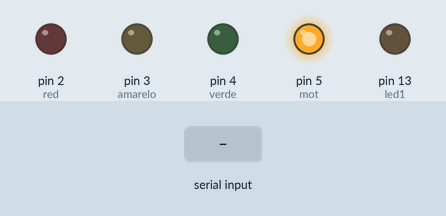
Simulated run of this sketch. Board: Arduino Uno, built with avr-gcc and run on an emulated ATmega328P. Shown: output pins drawn as LEDs (lit = HIGH). The inputs (shaded band) are chosen by the test bench.

Above: at 1.2 s.
1.3 s: "1" received over Serial
At 2.2 s:
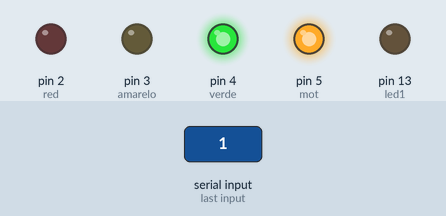
2.8 s: "2" received over Serial
At 3.3 s:
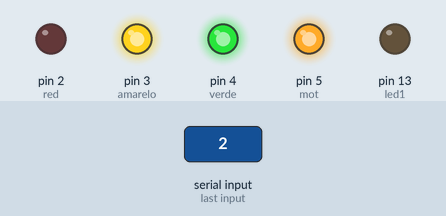
4.3 s: "0" received over Serial
At 5.5 s:
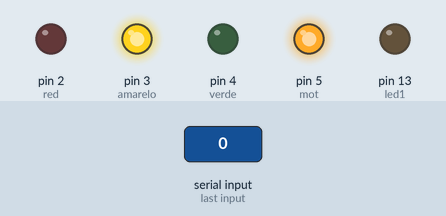
5.8 s: "5" received over Serial
At 6.8 s:
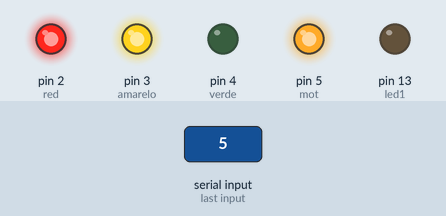
7.3 s: "3" received over Serial
At 7.9 s:
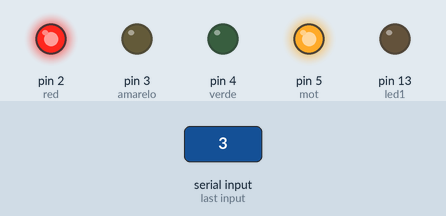
8.8 s: "7" received over Serial
At 9.1 s:
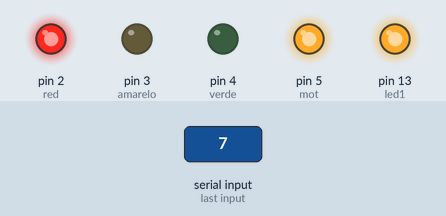
Timing chart, 0 to 11.3 s (numbered marks = the images above; inputs shaded):
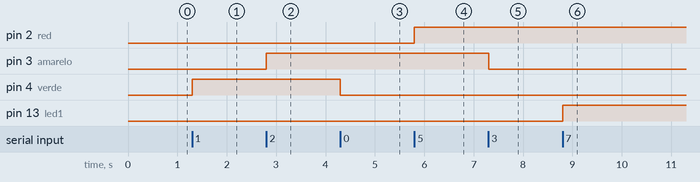

The sketch:

versao_arduino.ino
```cpp
int led1 = 13; //
int red = 2;
int amarelo = 3;
int verde =4;
int mot = 5;
void setup(){
  Serial.begin(9600); // Velocidade padrão do Uno
  pinMode(led1, OUTPUT);
  pinMode(red, OUTPUT);
  pinMode(amarelo, OUTPUT);
  pinMode(verde, OUTPUT);// Porta onde o led será inserido, configurado como saida
  pinMode(mot, OUTPUT);// porta onde o relé será inserido, configurado como saida

  digitalWrite(mot,HIGH);//para o relé  "desativado" deixamos a porta como HIGH, ligada.
}
// conforme a necessidade, pode ser inserido novas variaveis, como os exemplos abaixo, lembre de incluir na def cor, e no //radiobutton no smartphone
void loop(){
  char leitura = Serial.read(); // Variavel que receberá os valores enviados pelo programa em python
  if(leitura == '1'){
    digitalWrite(verde, HIGH); // A variavel 1 do radiobutton estar relacionada com a cor verde
  }
  if(leitura == '0'){
    digitalWrite(verde, LOW);//A variavel 0 que é passada na vers_PC, é reponsavel por apagar o led
  }
  if(leitura == '2'){
    digitalWrite(amarelo, HIGH); // Liga a porta 13 se o valor recebido for 1
  }
  if(leitura == '3'){
    digitalWrite(amarelo, LOW);}

  if(leitura == '5'){
    digitalWrite(red, HIGH); //
   }
  if(leitura == '6'){
    digitalWrite(red, LOW); //
  }

  if(leitura == '7'){
    digitalWrite(led1, HIGH); //
  }
  if(leitura == '8'){
    digitalWrite(led1, LOW);
  }
  if(leitura == '9'){
    digitalWrite(mot, LOW); //variavel 9 responsavel pelo relé
    delay(600);//apos o tempo, o relé é desligado automaticamente
    digitalWrite(mot, HIGH);
  }

}
```

Measured:
- after the input at 1.3 s, pin 4 (verde): LOW → HIGH at once
- after the input at 2.8 s, pin 3 (amarelo): LOW → HIGH at once
- after the input at 4.3 s, pin 4 (verde): HIGH → LOW at once
- after the input at 5.8 s, pin 2 (red): LOW → HIGH at once
- after the input at 7.3 s, pin 3 (amarelo): HIGH → LOW at once
- after the input at 8.8 s, pin 13 (led1): LOW → HIGH at once
